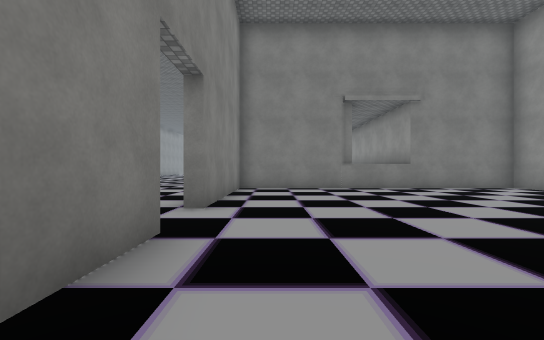
[1] (above)

18 first-person views from a walk through a 3-D level made in the Unity game engine. The camera is 1.2 m above the floor, looks level and sees 90° across. The floor is counted in squares, 2 m on a side. Each view is taken from the middle of a square. On the plan, view 1 faces up. The plan holds only what a view shows up to about 9 squares ahead; the rest is blank. The place goes on beyond the plan. Door leaves are left out, so doorways stand open. Some surface patterns are stand-ins.

[2]
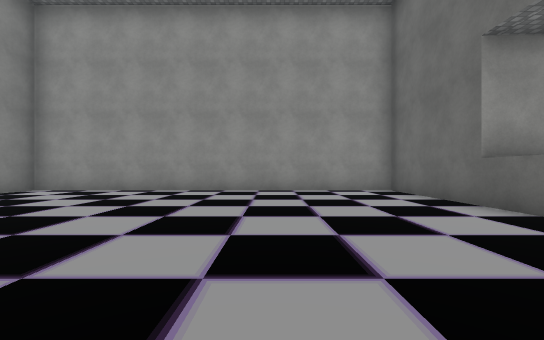

[3]
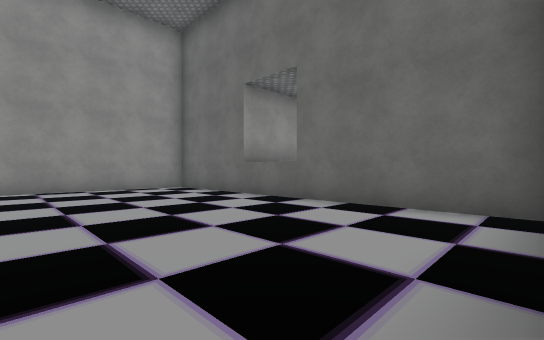

[4]
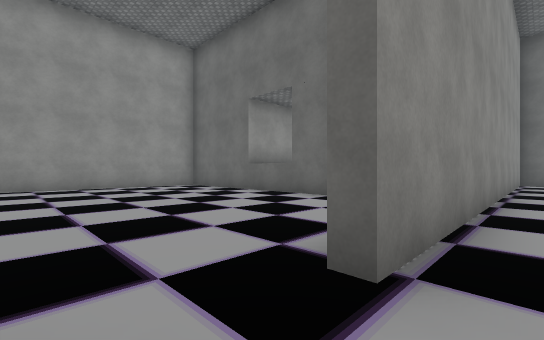

[5]
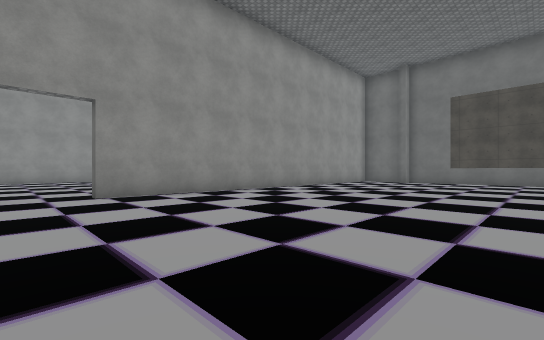

[6]
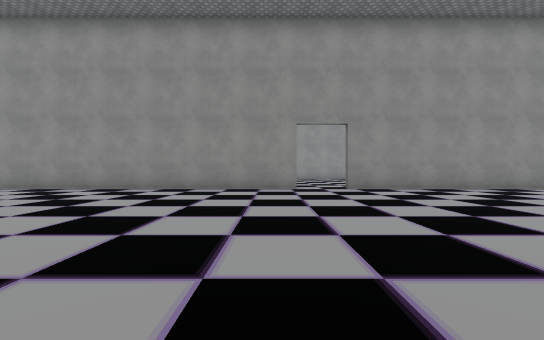

[7]
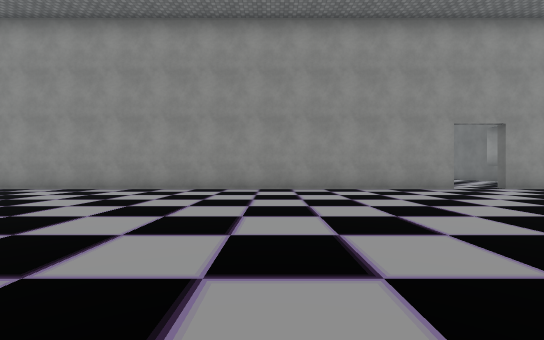

[8]
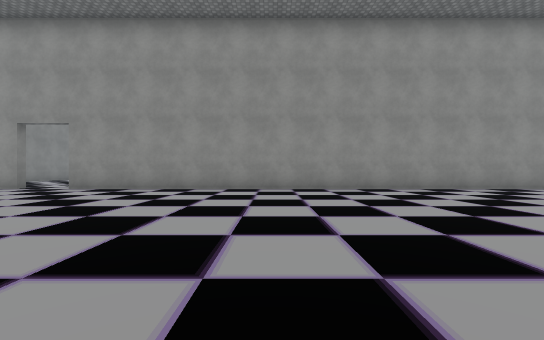

[9]
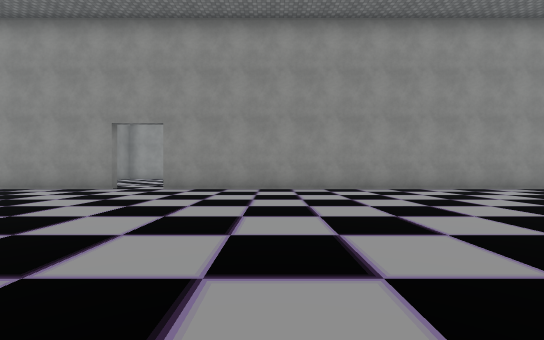

[10]
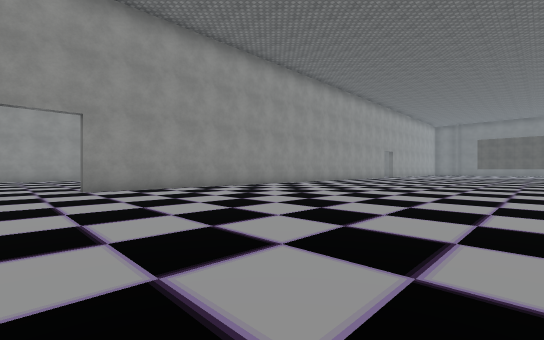

[11]
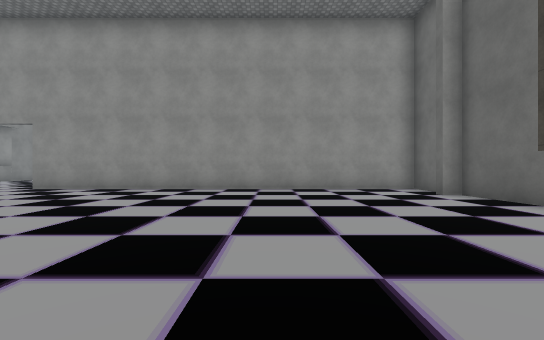

[12]
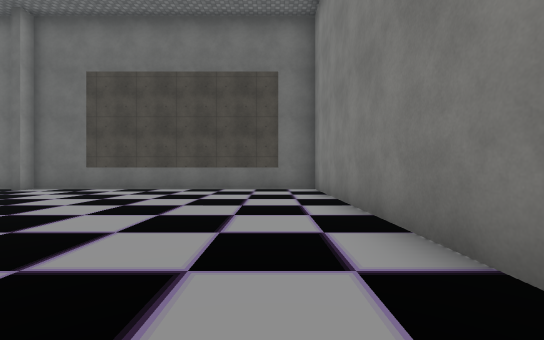

[13]
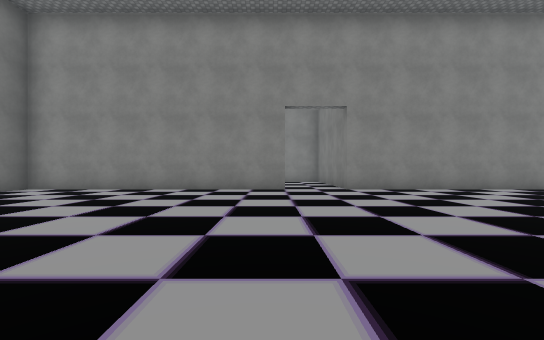

[14]
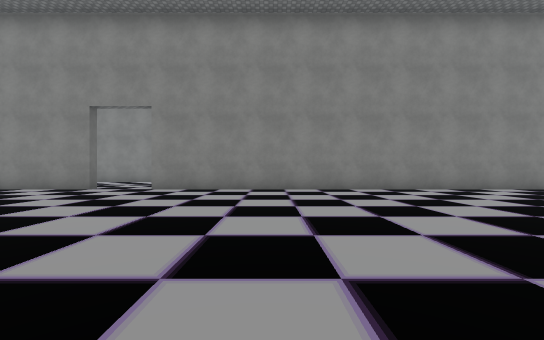

[15]
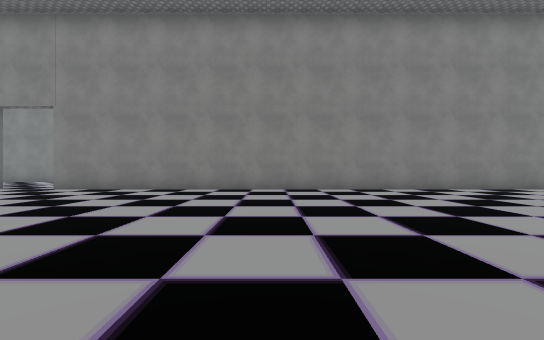

[16]
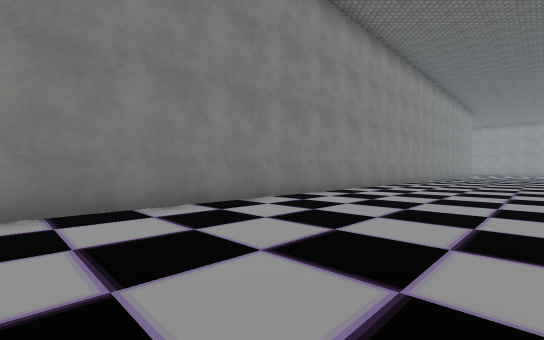

[17]
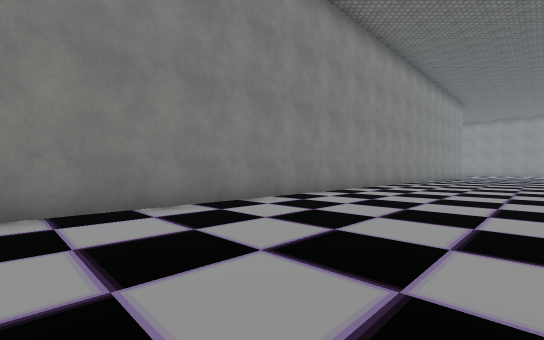

[18]
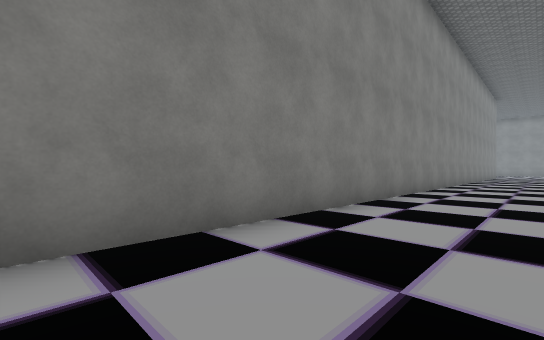

### Floor plan
Points are (right, up) in squares from view 1. A wall is a line through its corners. A room is listed if a view was taken in it or the views show most of it. See-through windows are left out.
Room 1 (views 1, 2, 3)
walls: (-1.1, 2.6) (-1.1, 1); (-1, -1.5) (7.9, -1.5) (7.9, 8.9) (-1.1, 8.9) (-1.1, 4.3)
ways out: opening at (-1, 3.5) to room 2
Room 2 (views 4, 5, 6, 7, 8, 9, 10, 11, 12, 13, 14, 15, 16, 17, 18)
walls: (-1.4, 4.1) (-1.4, 23.5); (-12.4, -1.5) (-12.4, -9.5) (-3.6, -9.5) (-3.6, -9); (-2.9, -9.5) (-1.4, -9.5) (-1.4, 2.6); (-12.4, 25.4) (-12.4, 0.3)
ways out: opening at (-1, 3.5) to room 1; opening at (-12, -0.5); opening at (-1, 24.5)

Positions as (right, up) in squares from view 1, and headings:
1: (0, 0), facing up
2: (0, 2), facing right
3: (-1, 3), facing down-right
4: (-2, 4), facing down-right
5: (-8, 4), facing down-right
6: (-10, 5), facing right
7: (-10, 10), facing right
8: (-10, 17), facing right
9: (-10, 20), facing right
10: (-10, 25), facing down-right
11: (-10, -5), facing right
12: (-11, -1), facing down
13: (-4, -2), facing left
14: (-4, 4), facing left
15: (-4, 7), facing left
16: (-8, 11), facing up-left
17: (-8, 15), facing up-left
18: (-10, 15), facing up-left
